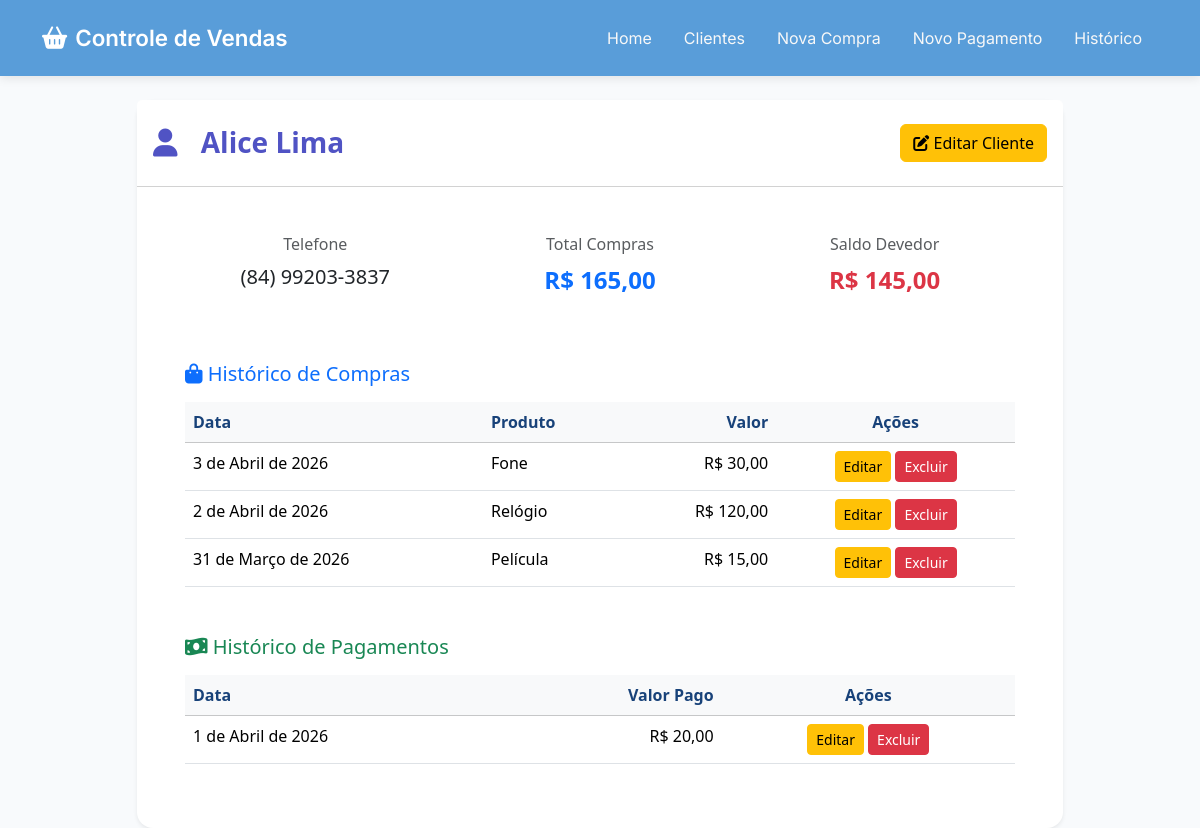
Before: /clientes/17/ with the older database file.
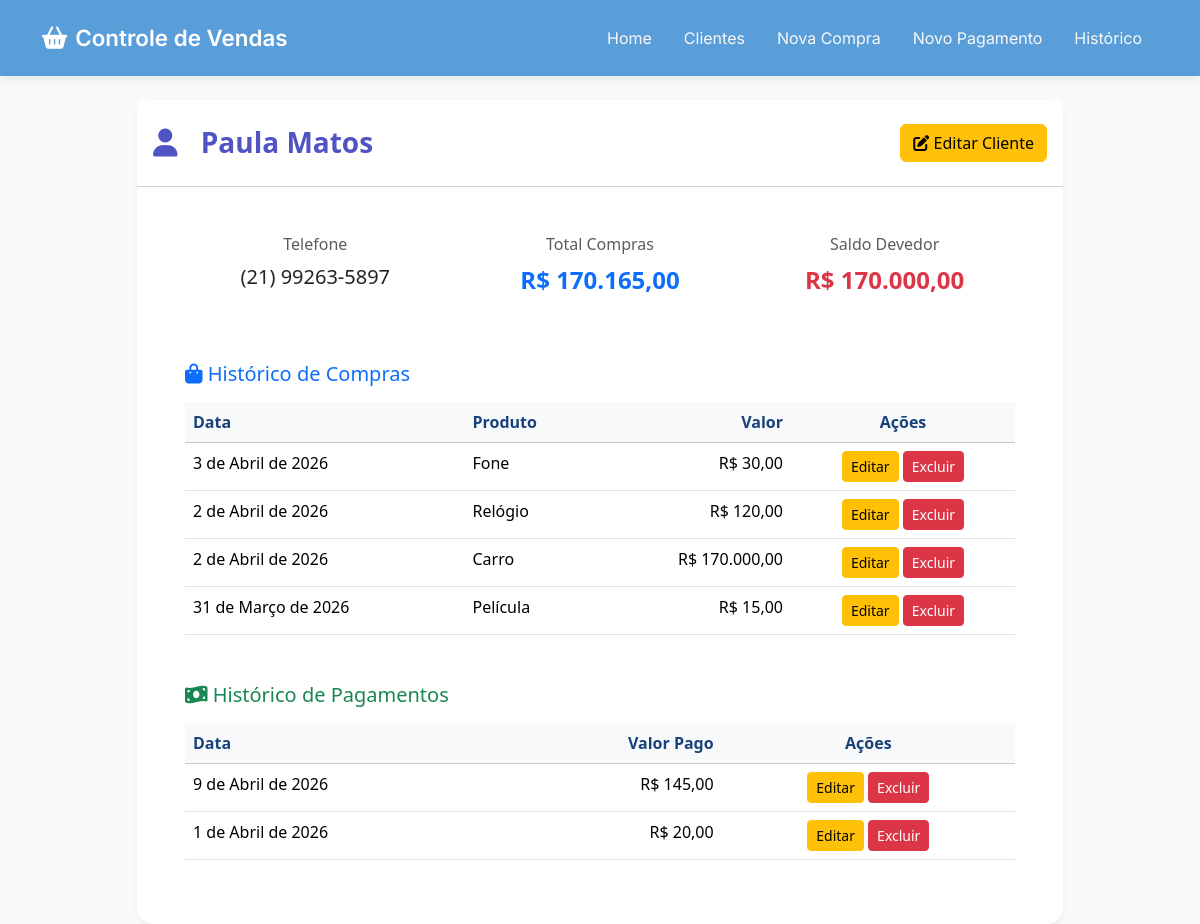
After: the same page with the newer database file.
### vendas/models.py (models this page shows, shortened)
class Cliente(models.Model):
    nome = models.CharField(max_length=200, verbose_name="Nome Completo")
    telefone = models.CharField(max_length=20, verbose_name="Telefone")
    class Meta:
        ordering = ['nome']

class Compra(models.Model):
    cliente = models.ForeignKey(Cliente, on_delete=models.CASCADE, related_name='compras')
    descricao_produto = models.CharField(max_length=300)
    valor = models.DecimalField(max_digits=10, decimal_places=2)
    data = models.DateField()
    class Meta:
        ordering = ['-data']

class Pagamento(models.Model):
    cliente = models.ForeignKey(Cliente, on_delete=models.CASCADE, related_name='pagamentos')
    data = models.DateField()
    valor = models.DecimalField(max_digits=10, decimal_places=2)
    class Meta:
        ordering = ['-data']

### vendas/views.py (the view)
# urls.py: path('clientes/<int:pk>/', views.detalhes_cliente, name='detalhes_cliente'),
def detalhes_cliente(request, pk):
    cliente = get_object_or_404(Cliente, pk=pk)
    total_compras = cliente.compras.aggregate(total=Sum('valor'))['total'] or 0
    total_pagamentos = cliente.pagamentos.aggregate(total=Sum('valor'))['total'] or 0
    saldo_devedor = total_compras - total_pagamentos
    context = {
        'cliente': cliente,
        'total_compras': total_compras,
        'total_pagamentos': total_pagamentos,
        'saldo_devedor': saldo_devedor,
        'compras': cliente.compras.all().order_by('-data'),
        'pagamentos': cliente.pagamentos.all().order_by('-data'),
    }
    return render(request, 'vendas/detalhes_cliente.html', context)

### vendas/templatetags/extras.py (called while the page is built)
@register.filter(name='br_currency')
def br_currency(value):
    if value is None:
        return "0,00"
    try:
        valor = Decimal(str(value))
        return f"{valor:,.2f}".replace(',', 'X').replace('.', ',').replace('X', '.')
    except:
        return "0,00"

### vendas/templates/vendas/detalhes_cliente.html (shortened to what the changed rows need)
{% extends 'vendas/base.html' %}
{% load extras %}
{% block content %}
<div class="row justify-content-center">
    <div class="col-lg-10">
        <div class="card border-0 shadow-sm">
            <div class="card-header bg-white py-4">
                <div class="d-flex justify-content-between align-items-center">
                    <h3 class="fw-semibold mb-0" style="color: #5053c4;">
                        <i class="fas fa-user me-3 " style="color: #5053c4;"></i> {{ cliente.nome }}
                    </h3>
                    <a href="{% url 'editar_cliente' cliente.id %}" class="btn btn-warning">
                        <i class="fas fa-edit"></i> Editar Cliente
                    </a>
                </div>
            </div>
            <div class="card-body p-5">
                <div class="row mb-5">
                    <div class="col-md-4">
                        <div class="text-center">
                            <h6 class="text-muted">Telefone</h6>
                            <p class="fs-5">{{ cliente.telefone|default:"Não informado" }}</p>
                        </div>
                    </div>
                    <div class="col-md-4">
                        <div class="text-center">
                            <h6 class="text-muted">Total Compras</h6>
                            <p class="fs-4 fw-bold text-primary">R$ {{ total_compras|br_currency }}</p>
                        </div>
                    </div>
                    <div class="col-md-4">
                        <div class="text-center">
                            <h6 class="text-muted">Saldo Devedor</h6>
                            <p class="fs-4 fw-bold {% if saldo_devedor > 0 %}text-danger{% else %}text-success{% endif %}">
                                R$ {{ saldo_devedor|br_currency }}
                            </p>
                        </div>
                    </div>
                </div>
                <table class="table table-hover">
                    <thead class="table-light">
                        <tr>
                            <th>Data</th>
                            <th>Produto</th>
                            <th class="text-end">Valor</th>
                            <th class="text-center">Ações</th>
                        </tr>
                    </thead>
                    <tbody>
                        {% for compra in compras %}
                        <tr>
                            <td>{{ compra.data }}</td>
                            <td>{{ compra.descricao_produto }}</td>
                            <td class="text-end">R$ {{ compra.valor|br_currency }}</td>
                            <td class="text-center">
                                <a href="{% url 'editar_compra' compra.id %}" class="btn btn-sm btn-warning">Editar</a>
                                <button onclick="confirmarExclusao('{% url 'excluir_compra' compra.id %}', 'Tem certeza que deseja excluir esta compra?')"
                                        class="btn btn-sm btn-danger">Excluir</button>
                            </td>
                        </tr>
                        {% empty %}
                        <tr><td colspan="4" class="text-center py-4 text-muted">Nenhuma compra registrada</td></tr>
                        {% endfor %}
                    </tbody>
                </table>
                <table class="table table-hover">
                    <thead class="table-light">
                        <tr>
                            <th>Data</th>
                            <th class="text-end">Valor Pago</th>
                            <th class="text-center">Ações</th>
                        </tr>
                    </thead>
                    <tbody>
                        {% for pag in pagamentos %}
                        <tr>
                            <td>{{ pag.data }}</td>
                            <td class="text-end">R$ {{ pag.valor|br_currency }}</td>
                            <td class="text-center">
                                <a href="{% url 'editar_pagamento' pag.id %}" class="btn btn-sm btn-warning">Editar</a>
                                <button onclick="confirmarExclusao('{% url 'excluir_pagamento' pag.id %}', 'Tem certeza que deseja excluir este pagamento?')"
                                        class="btn btn-sm btn-danger">Excluir</button>
                            </td>
                        </tr>
                        {% empty %}
                        <tr><td colspan="3" class="text-center py-4 text-muted">Nenhum pagamento registrado</td></tr>
                        {% endfor %}
                    </tbody>
                </table>
            </div>
        </div>
    </div>
</div>
{% endblock %}

Changed rows visible on the page:
changed Cliente: nome "Alice Lima" → "Paula Matos"; telefone "(84) 99203-3837" → "(21) 99263-5897"
added Compra: data "2 de Abril de 2026", descricao_produto "Carro", valor|br_currency "170.000,00"
added Pagamento: data "9 de Abril de 2026", valor|br_currency "145,00"
Other visible differences:
{{ total_compras|br_currency }}: "165,00" → "170.165,00"
{{ saldo_devedor|br_currency }}: "145,00" → "170.000,00"
